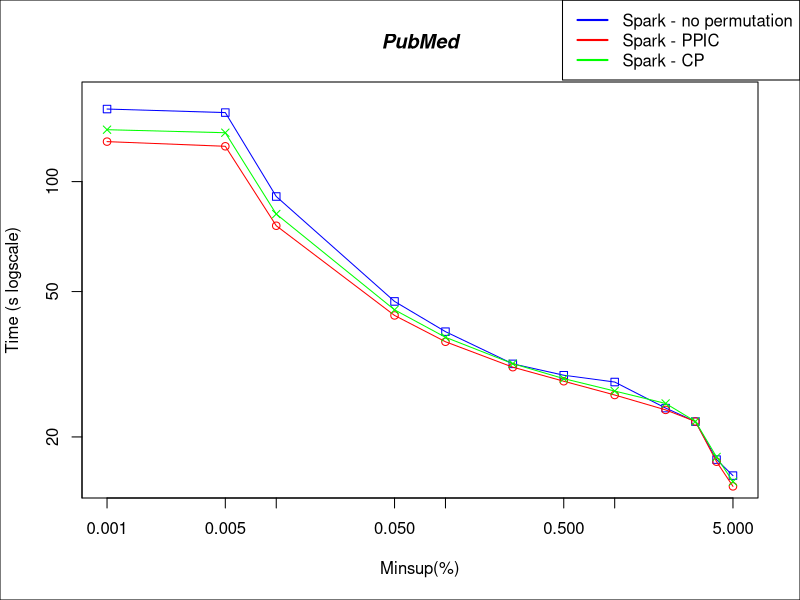

Here is the R script that generated this plot:


#DATA
x <- c(0.00001, 0.00005, 0.0001, 0.0005, 0.001, 0.0025, 0.005, 0.01, 0.02, 0.03, 0.04, 0.05)*100

sparkNP <- c(157983, 154492, 91034, 46987, 38834, 31699, 29509, 28272, 23992, 22035, 17337, 15673)/1000
sparkPPIC <- c(128653, 124927, 75712, 43018, 36441, 31046, 28413, 26053, 23717, 22047, 17110, 14647)/1000
sparkCP <- c(138695, 136073, 81498, 44564, 37479, 31736, 28882, 26709, 24701, 22053, 17630, 15091)/1000

#PLOT
plot(x,sparkNP, log = "xy", type="o", pch=0, xlab="Minsup(%)", ylab="Time (s logscale)", col="blue", ylim=c(15, 170))
lines(x,sparkPPIC, col="red", type="o", pch=1)
lines(x,sparkCP, col="green", type="o", pch=4)

title(main="PubMed", font.main=4)

par(fig = c(0, 1, 0, 1), oma = c(0, 0, 0, 0), mar = c(0, 0, 0, 0), new = TRUE)
plot(0, 0, type = "n", bty = "n", xaxt = "n", yaxt = "n")

#Pretty up
legend("topright", legend=c("Spark - no permutation", "Spark - PPIC", "Spark - CP"), lty=c(1,1),lwd=c(2,2), col=c("blue","red", "green"))
box()
